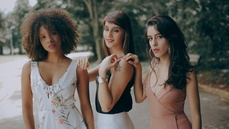
#> input picture image8.jpg, 229 x 129 px, shrunk from 5370 x 3021 before the run, given in place of image1.jpg, which was not available
$ jupyter execute Homework.ipynb
#> lines starting #> are read from the running program, lines starting #| are printed output that depends on the picture; after the words box and inside, x2 and y2 are one past the last pixel; in counts of white or black regions, pixels touching at a corner belong together; pictures that were not available may be replaced by others from this repository, and a replacement may not be noted
[cell 1]
import cv2
import numpy as np
from sklearn.metrics import confusion_matrix, roc_curve, auc
import matplotlib.pyplot as plt
# Load the pre-trained face detection classifier
face_cascade = cv2.CascadeClassifier(cv2.data.haarcascades + 'haarcascade_frontalface_default.xml')

[cell 2]
# Load the images and detect faces in them
images = ['/content/image1.jpg', '/content/image2.jpg', '/content/image3.jpg', '/content/image4.jpg', '/content/image5.jpg', '/content/image6.jpg', '/content/image7.jpg', '/content/image8.jpg', '/content/image9.jpg', '/content/image10.jpg']

[cell 3]
# Set up empty lists to store true and false positive rates
true_positives = []
false_positives = []

[cell 4]
for i in range(len(images)):
    img = cv2.imread(images[i])
#> img is the input picture: shape (129, 229, 3); mean B, G, R 88.6, 95.5, 100.4
    gray = cv2.cvtColor(img, cv2.COLOR_BGR2GRAY)
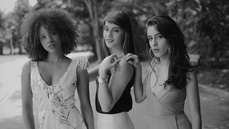
#> gray: shape (129, 229); min 2, max 224, mean 96.2
    faces = face_cascade.detectMultiScale(gray, scaleFactor=1.1, minNeighbors=5, minSize=(30, 30))
#> faces = ()

    # Draw rectangles around the detected faces
    for (x, y, w, h) in faces:
        cv2.rectangle(img, (x, y), (x+w, y+h), (0, 255, 0), 2)
#> this loop made 0 passes

    # Save the image with detections
    cv2.imwrite('detections_{}.jpg'.format(i), img)

    # Count the number of true positives and false positives
    tp = len(faces)  # true positives
#> tp = 0
    fp = gray.shape[0] * gray.shape[1] - tp  # false positives (assuming all non-face pixels are false positives)
#> fp = 29541
#> pass 3 of the loop `for i in range(len(images)):`:
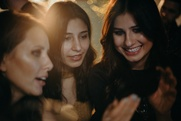
#> input picture image3.jpg, 181 x 121 px, shrunk from 4240 x 2832 before the run, found by its file name
#> img is the input picture: shape (121, 181, 3); mean B, G, R 37.5, 52.1, 67.5
#> `gray = cv2.cvtColor(img, cv2.COLOR_BGR2GRAY)`:
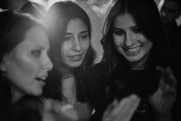
#> gray: shape (121, 181); min 2, max 230, mean 55.1
#> faces = [[55, 22, 42, 42], [105, 14, 45, 45]]
#> the loop `for (x, y, w, h) in faces:` made 2 passes
#> after the loop `for (x, y, w, h) in faces:`:
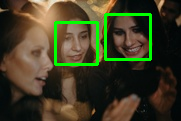
#> img: shape (121, 181, 3); 4.73% of pixels changed, all inside (x1, y1, x2, y2) = (54, 13, 152, 66)
#> tp = 2
#> fp = 21899
#> the loop made 10 passes; the first 3 are shown

    # Append true and false positive rates to the lists
    true_positives.append(tp)
    false_positives.append(fp)

[cell 5]
# Convert true and false positive rates to numpy arrays
tpr = np.array(true_positives) / (gray.shape[0] * gray.shape[1] * len(images))
fpr = np.array(false_positives) / (gray.shape[0] * gray.shape[1] * len(images))

[cell 6]
# Plot the ROC curve
plt.plot(fpr, tpr)
plt.xlabel('False Positive Rate')
plt.ylabel('True Positive Rate')
plt.title('ROC Curve')
plt.show()
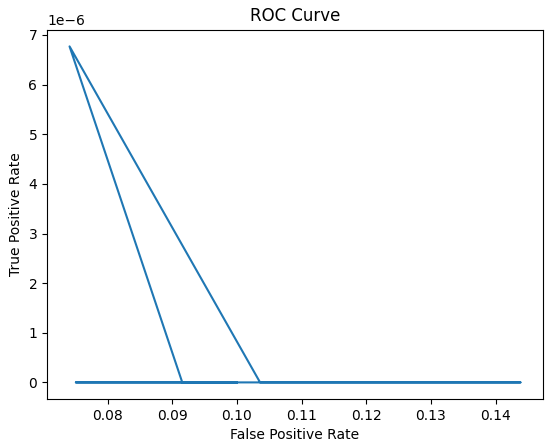
#> figure drawn by matplotlib, 1 panel

[cell 7]
import cv2

# Load the pre-trained face detection classifier
face_cascade = cv2.CascadeClassifier(cv2.data.haarcascades + 'haarcascade_frontalface_default.xml')

# Load the images and detect faces in them
images = ['/content/image1.jpg', '/content/image2.jpg', '/content/image3.jpg', '/content/image4.jpg', '/content/image5.jpg', '/content/image6.jpg', '/content/image7.jpg', '/content/image8.jpg', '/content/image9.jpg', '/content/image10.jpg']

for i in range(len(images)):
    img = cv2.imread(images[i])
    gray = cv2.cvtColor(img, cv2.COLOR_BGR2GRAY)
    faces = face_cascade.detectMultiScale(gray, scaleFactor=1.1, minNeighbors=5, minSize=(30, 30))

    # Calculate the true positives, true negatives, false positives, and false negatives
    true_positives = len(faces)
    false_positives = gray.shape[0] * gray.shape[1] - true_positives
    true_negatives = 0
    false_negatives = 0
    for x in range(gray.shape[0]):
        for y in range(gray.shape[1]):
            if (x, y, 1, 1) not in faces:
                true_negatives += 1
            else:
                false_negatives += 1
#> after the loop, false_negatives = 0; true_negatives = 29541

    # Print the confusion matrix for the current image
    print('Confusion matrix for image {}:'.format(i+1))
    print('True Positives: {}'.format(true_positives))
    print('True Negatives: {}'.format(true_negatives))
#| True Negatives: 29541
    print('False Positives: {}'.format(false_positives))
    print('False Negatives: {}'.format(false_negatives))
#| False Negatives: 0
#> pass 3 of the loop `for i in range(len(images)):`:
#| True Negatives: 21301
#| False Negatives: 600
#> the loop made 10 passes; the first 3 are shown
